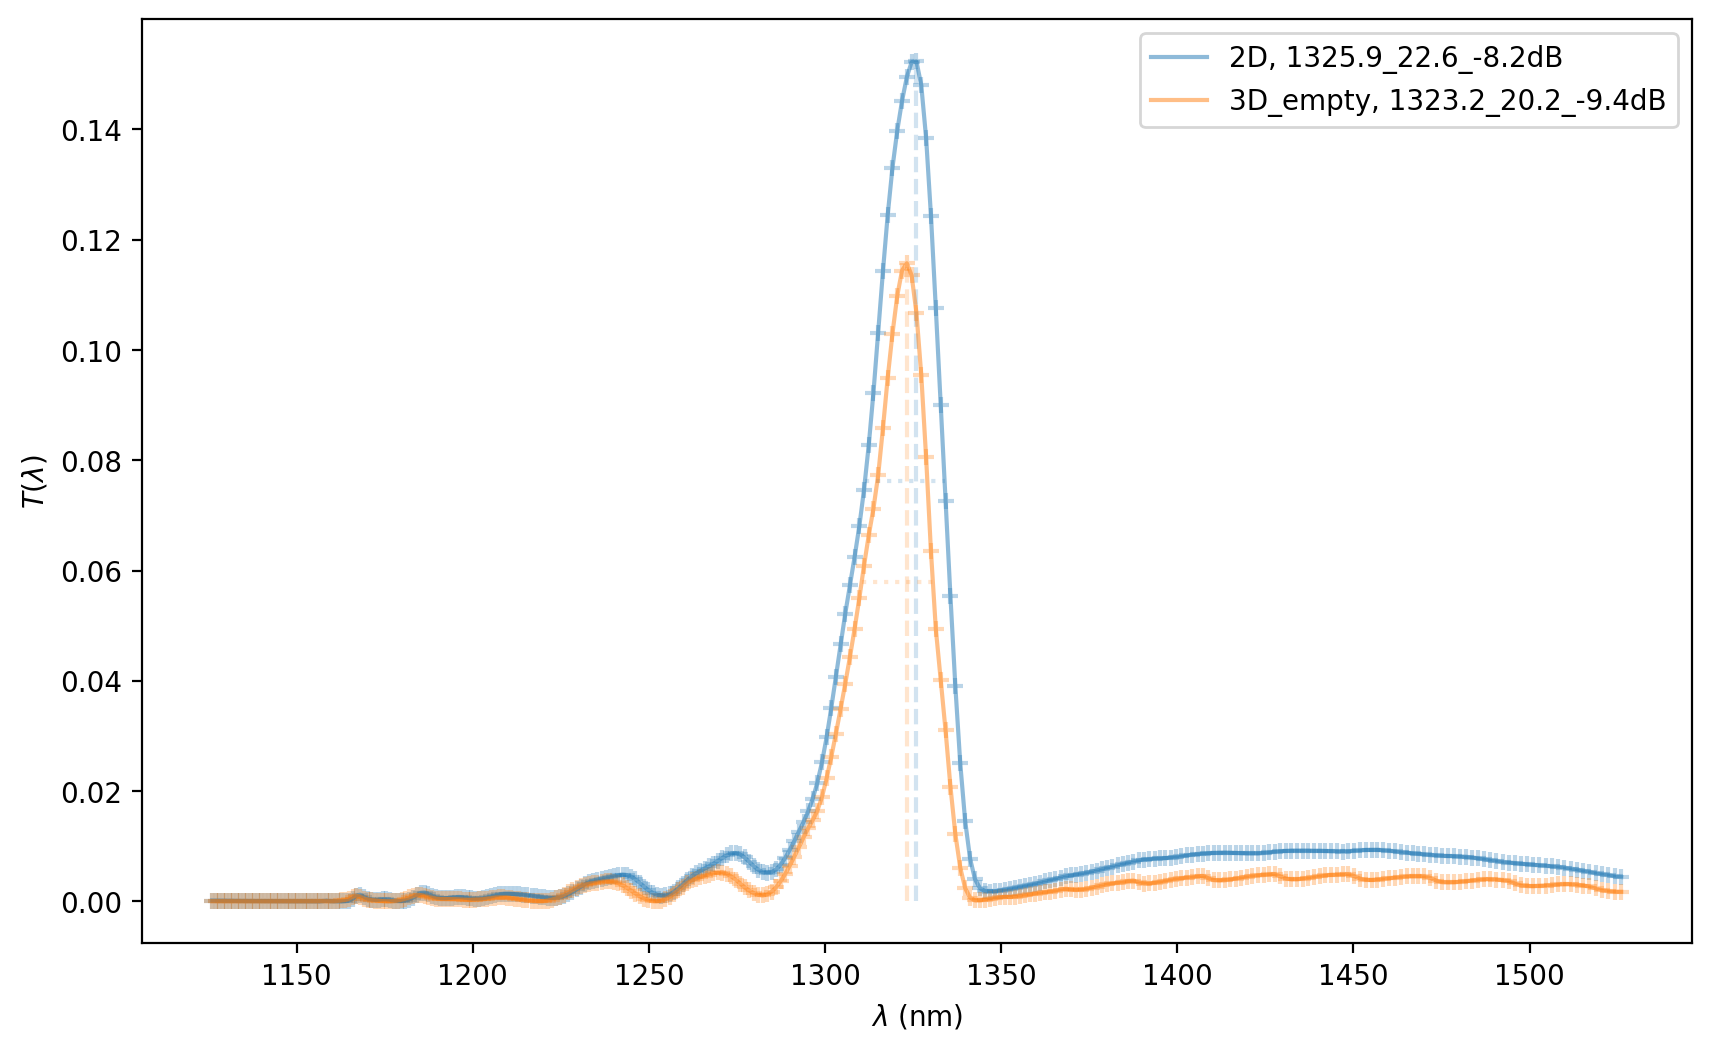

Python code for this plot:
import matplotlib.pyplot as plt
import numpy as np
import os
import sys

sys.path.append("../..")
sys.path.append("..")
from json_uuid import uuid_to_wd, getdataName
from lib.gaussian.gaussian_fit_1d import arb_fit_1d

if __name__ == "__main__":
    uuid = "639a"
    dataName = getdataName(uuid)
    fig, ax = plt.subplots(figsize=(10, 6))
    # >>> 2D <<< #
    fileName = "{:s}_transmission.txt".format(dataName)
    data = np.loadtxt(fileName)
    arb_fit_1d(ax, data[:, 0] * 1e3, data[:, 1], "2D")
    # >>> 3D <<< #
    tether_typ_list = [
        "empty",
    ]
    for tether_typ in tether_typ_list:
        fileName = "{:s}_{:s}_3D_simulated_transmission.txt".format(
            dataName, tether_typ
        )
        data = np.loadtxt(fileName)
        arb_fit_1d(ax, data[:, 0] * 1e3, data[:, 1], "3D_{:s}".format(tether_typ))

    plt.legend()
    plt.savefig(
        "{:s}_compare_transmission.png".format(uuid), dpi=200, bbox_inches="tight"
    )
    plt.show()
